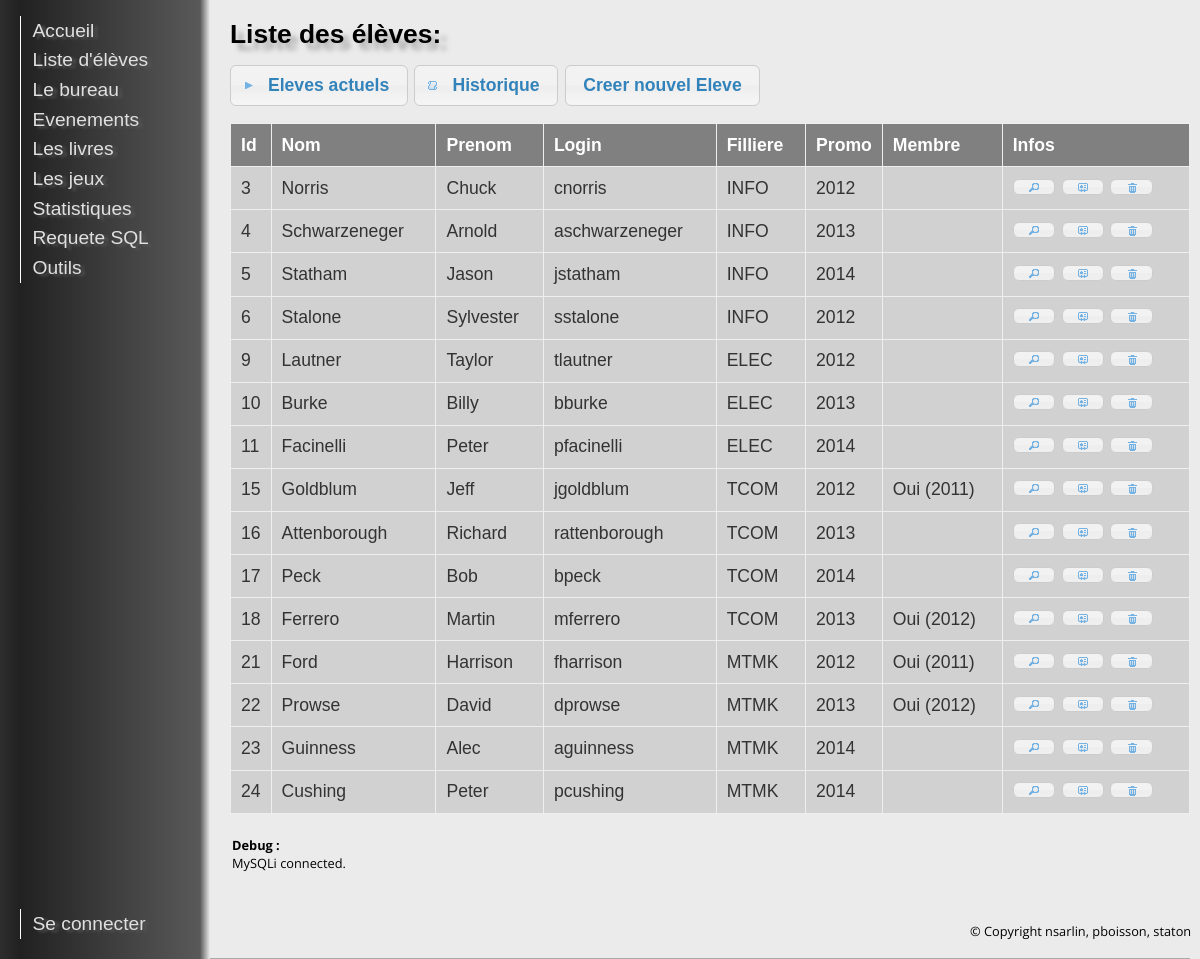
The page /?action=eleves on the database its author committed.
### index.php (called while the page is built, shortened)
<?php
$core = new Core();
$core->showPage();
?>

### src/classes/Eleve.class.php (called while the page is built, shortened)
<?php
class Eleve {
	private static $tableName="ELEVE";
	public function __construct($eleve = false)
	{
		if($eleve != false)
			$this->fetch($eleve);
	}
	public function fetch($result)
	{
		$this->id = $result['id_eleve'];
		$this->nom = $result['nom_eleve'];
		$this->prenom = $result['prenom_eleve'];
		$this->filliere = $result['filliere'];
		$this->login = $result['login'];
		$this->promo = $result['promo'];
		$query = "select COUNT(*), annee from MEMBRE where id_eleve=".$this->id;
		Database::query($query);
		$cou=Database::fetch();
		if($cou['COUNT(*)']==1)
		{
			$this->annee_membre=$cou['annee'];
			$this->isMember=true;
		}
		else
			$this->isMember=false;
		Database::query("SELECT COUNT(*)
			FROM EVENEMENT, PARTICIPE
			WHERE PARTICIPE.id_eleve = ".$this->id."
			AND PARTICIPE.id_evt = EVENEMENT.id_evt
			AND year(EVENEMENT.date_evt) = YEAR(NOW())");
		$res=Database::fetch();
	}
	public static function getListe()
	{
		$query = "select * from ".Eleve::$tableName;
		$results = Database::query($query);
		return $results;
	}
}
?>

### src/libs/Database.lib.php (called while the page is built, shortened)
<?php
class Database implements genericInterface {
	private static $base;
	public static $lastResult;
	public static function init() {
		$mysqlDB=Config::$mysqlDB;
		Database::$base = new mysqli($mysqlDB->host, $mysqlDB->user, $mysqlDB->password, "", $mysqlDB->port);
	}
	public static function query($query, $debug=false) {
		$return = Database::$base->query($query);
		Database::$lastResult=$return;
		return $return;
	}
	public static function fetch($result = false)
	{
		if($result==false)
			return Database::$lastResult->fetch_assoc();
		else
			return $result->fetch_assoc();
	}
}
?>

### src/pages/ElevesPage.class.php (the view, shortened to what this page needs)
<?php
class ElevesPage extends Layout{
	public function bodyHTML() {
?>
<div id="liste" class="ui-widget">
    <h1>Liste des élèves:</h1>
		<button id="actual">Eleves actuels</button>
		<button id="historique">Historique</button>
		<button id="create-user">Creer nouvel Eleve</button>
    <table id="users" class="ui-widget ui-widget-content">
        <thead>
            <tr class="ui-widget-header ">
				<th width="4em">Id</th>
				<th>Nom</th>
				<th>Prenom</th>
				<th>Login</th>
				<th>Filliere</th>
				<th width="6em">Promo</th>
				<th>Membre</th>
				<th>Infos</th>
            </tr>
        </thead>
        <tbody>
		<?php
			$result=Eleve::getListe();
			if(!($result))
			{
				echo "Erreur de requete : ".Database::errorMsg();
			}
			else
			{
				while($res = Database::fetch($result))
				{
					$eleve = new Eleve($res);
					if((!isset($_GET['historique']) && $eleve->promo >= date('Y')) || (isset($_GET['historique']) && $eleve->promo < date('Y')))
					{
						echo "<tr>";
						echo "<td>".$eleve->id."</td>";
						echo "<td>".$eleve->nom."</td>";
						echo "<td>".$eleve->prenom."</td>";
						echo "<td>".$eleve->login."</td>";
						echo "<td>".$eleve->filliere."</td>";
						echo "<td>".$eleve->promo."</td>";
						if($eleve->isMember)
							echo "<td>Oui (".$eleve->annee_membre.")</td>";
						else
							echo "<td></td>";
						echo "<td>
						<button title='Voir nombre d'evenements' class='bubu' onclick='javascript:open_info(".$eleve->id.")'></button>
						<button title='Editer' class='bubu_edit' onclick='javascript:edit(".$eleve->id.")'></button>
						<button title='Supprimer' class='bubu_del' onclick='javascript:delete_el(".$eleve->id.", \"".$eleve->prenom." ".$eleve->nom."\")'></button>
						</td>";
						echo "</tr>";
					}
				}
			}
		?>
        </tbody>
    </table>
</div>
		<?php
	}
}
?>

### src/classes/Core.class.php (shortened to what this page needs)
<?php
class Core {
	private static $debugText="";
	public function __construct() {
		$this->createDB();
	}
	public function createDB() {
		switch(Config::$dbType){
		case "mysql":
			if(class_exists('MYSQLi'))
			{
				$this->addDebug("MySQLi connected.");
			}
			else
				die("MySQL NOT supported.");
			break;
		}
	}
	public function showPage()
	{
		$page=null;
		if(isset($_GET['raz']))
			$this::razDB();
		elseif(isset($_GET['test']))
			$this->testP();
		elseif(isset($_GET['action'])) {
			switch($_GET['action']) {
				case "eleves":
					$page = new ElevesPage();
					break;
			}
		}
		else
			$page = new Accueil($this);
		if($page && $page->showHTML())
			$page->toHTML();
	}
	public static function debugHTML() {
		echo Core::$debugText;
	}
	public static function addDebug($string) {
		Core::$debugText = Core::$debugText.$string."<br />";
	}
}
?>

### src/classes/Layout.class.php (shortened to what this page needs)
<?php
abstract class Layout {
	protected $AJAX = false;
	protected $eleve_co;
	public function showHTML()
	{
		return !($this->AJAX);
	}
	public function toHTML() {
		$this->headerHTML();
		$this->bodyHTML();
		$this->footerHTML();
	}
	public function headerHTML() {
?>
<!DOCTYPE html>
<html lang="en">
	<head>
		<link rel="stylesheet" href="ressources/style.css" />
		<link rel="stylesheet" href="ressources/jquery-ui-1.9.2.css" />
	</head>
	<body>
		<div id="menu">
			<nav>
				<ul>
					<li>
						<a href="index.php">Accueil</a>
					</li>
					<li>
						<a href="?action=eleves">Liste d'élèves</a>
					</li>
					<li>
						<a href="?action=bureau">Le bureau</a>
					</li>
					<li>
						<a href="?action=evt">Evenements</a>
					</li>
					<li>
						<a href="?action=livres">Les livres</a>
					</li>
					<li>
						<a href="?action=jeux">Les jeux</a>
					</li>
					<li>
						<a href="?action=stats">Statistiques</a>
					</li>
					<li>
						<a href="?action=sql">Requete SQL</a>
					</li>
					<li>
						<a href="?action=tools">Outils</a>
					</li>
				</ul>
			</nav>
	<div id="connect">
<?php
	if(isset($_SESSION['loggedin']))
	{
		echo "<p>Connecté en tant que <i>".Core::$eleve_co->login."</i></p><a href='index.php?action=logout'>Se déconnecter</a>";
	}
	else
	{
		echo "<a href='index.php?action=login'>Se connecter</a>";
	}
?>
	</div>
	</div>
	<div id="right">
		<div id="body">
<?php
			}
			public function footerHTML() {
		?>
	<div id="debug">
		<b>Debug :</b><br />
	</div>
</div>
		<div id="footer">
			<footer>
				<p>
					&copy; Copyright nsarlin, pboisson, staton
				</p>
			</footer>
		</div>
	</div>
	</body>
</html>
<?php
	}
	}
?>

### ressources/style.css (style rules this page uses)
body { font-family: 'Open Sans', sans-serif; background-color:#EBEBEB; }
h1 { font-weight: bold; text-align: left; font-family: 'Arial Black', Gadget, sans-serif; font-size: 1.5em; line-height: 110%; text-shadow: 7px 7.0px 5px rgba(142, 139, 143, 0.7); margin: .6em 0; }
div#menu { position: fixed; left: 0; right: 0; top: 0; width: 200px; min-height: 100%; font-family: Arial; border-right: 1px solid #aaa; background-color:#2e2e2e; background-image: -moz-linear-gradient(0deg, #2e2e2e, #212121 20px,#595959 200px); background-image: -webkit-linear-gradient(0deg, #2e2e2e, #212121 20px,#595959 200px); background-image: -o-linear-gradient(0deg, #2e2e2e, #212121 20px,#595959 200px); background-image: -ms-linear-gradient(0deg, #2e2e2e, #212121 20px,#595959 200px); background-image:linear-gradient(90deg, #2e2e2e, #212121 20px,#595959 200px); }
div#connect { position: fixed; left: 20px; bottom: 20px; font-family: Arial; font-size: 1em; color: #E0E0E0; text-shadow: 4px 2px 3px #595959; width:9em; }
div#right { position: absolute; left: 200px; top: 0px; width: 80%; min-height: 100%; background-image:-webkit-gradient(linear, 0% 0%, 1% 0%, from(#595959), to(#EBEBEB)); background-image:-moz-linear-gradient(0deg, #595959, #EBEBEB 10px); background-image:linear-gradient(90deg, #595959, #EBEBEB 10px); }
div#body { position: relative; left: 10px; top: 0px; height: auto; width: 100%; padding-left:20px; padding-bottom: 20px; border-bottom: 1px solid #aaa; }
div#footer { position: fixed; right: 0px; bottom: 0px; height: 50px; width: 230px; font-size: 0.8em; overflow: hidden; }
div#debug { position: relative; margin-top: 20px; margin-bottom: 20px; height: 80px; padding: 2px; font-size: 0.8em; overflow: scroll; }
#menu a { display: block; font-family: Arial; font-size: 1.2em; color: #E0E0E0; text-shadow: 4px 2px 3px #595959; width:9em; text-decoration:none; padding:0.2em 0.6em; border-left:1px solid white; }
#menu ul { width:100%; padding:0; margin-left:20px; list-style-type:none; }
#liste table { display: table; border-collapse: collapse; width: 70%; }
#liste td, th { background-color:#D1D1D1; text-align:center; padding: 10px; overflow: hidden; text-overflow: ellipsis; font-size: 100%; border: 1px solid grey; }
#liste th { background-color:gray; color:white; border: 2px solid black; }
div#liste { margin: 20px 0; }
div#liste table { margin: 1em 0; border-collapse: collapse; width: 100%; }
div#liste table td, div#liste table th { border: 1px solid #eee; padding: .6em 10px; text-align: left; }

### rows shown on the page
eleve: id_eleve "3", nom_eleve "Norris", prenom_eleve "Chuck", login "cnorris", filliere "INFO", promo "2012"
eleve: id_eleve "4", nom_eleve "Schwarzeneger", prenom_eleve "Arnold", login "aschwarzeneger", filliere "INFO", promo "2013"
eleve: id_eleve "5", nom_eleve "Statham", prenom_eleve "Jason", login "jstatham", filliere "INFO", promo "2014"
eleve: id_eleve "6", nom_eleve "Stalone", prenom_eleve "Sylvester", login "sstalone", filliere "INFO", promo "2012"
eleve: id_eleve "9", nom_eleve "Lautner", prenom_eleve "Taylor", login "tlautner", filliere "ELEC", promo "2012"
eleve: id_eleve "10", nom_eleve "Burke", prenom_eleve "Billy", login "bburke", filliere "ELEC", promo "2013"
eleve: id_eleve "11", nom_eleve "Facinelli", prenom_eleve "Peter", login "pfacinelli", filliere "ELEC", promo "2014"
eleve: id_eleve "15", nom_eleve "Goldblum", prenom_eleve "Jeff", login "jgoldblum", filliere "TCOM", promo "2012", membre.annee "2011"
eleve: id_eleve "16", nom_eleve "Attenborough", prenom_eleve "Richard", login "rattenborough", filliere "TCOM", promo "2013"
eleve: id_eleve "17", nom_eleve "Peck", prenom_eleve "Bob", login "bpeck", filliere "TCOM", promo "2014"
eleve: id_eleve "18", nom_eleve "Ferrero", prenom_eleve "Martin", login "mferrero", filliere "TCOM", promo "2013", membre.annee "2012"
eleve: id_eleve "21", nom_eleve "Ford", prenom_eleve "Harrison", login "fharrison", filliere "MTMK", promo "2012", membre.annee "2011"
eleve: id_eleve "22", nom_eleve "Prowse", prenom_eleve "David", login "dprowse", filliere "MTMK", promo "2013", membre.annee "2012"
eleve: id_eleve "23", nom_eleve "Guinness", prenom_eleve "Alec", login "aguinness", filliere "MTMK", promo "2014"
eleve: id_eleve "24", nom_eleve "Cushing", prenom_eleve "Peter", login "pcushing", filliere "MTMK", promo "2014"

### other values the page prints
$string "MySQLi connected."
